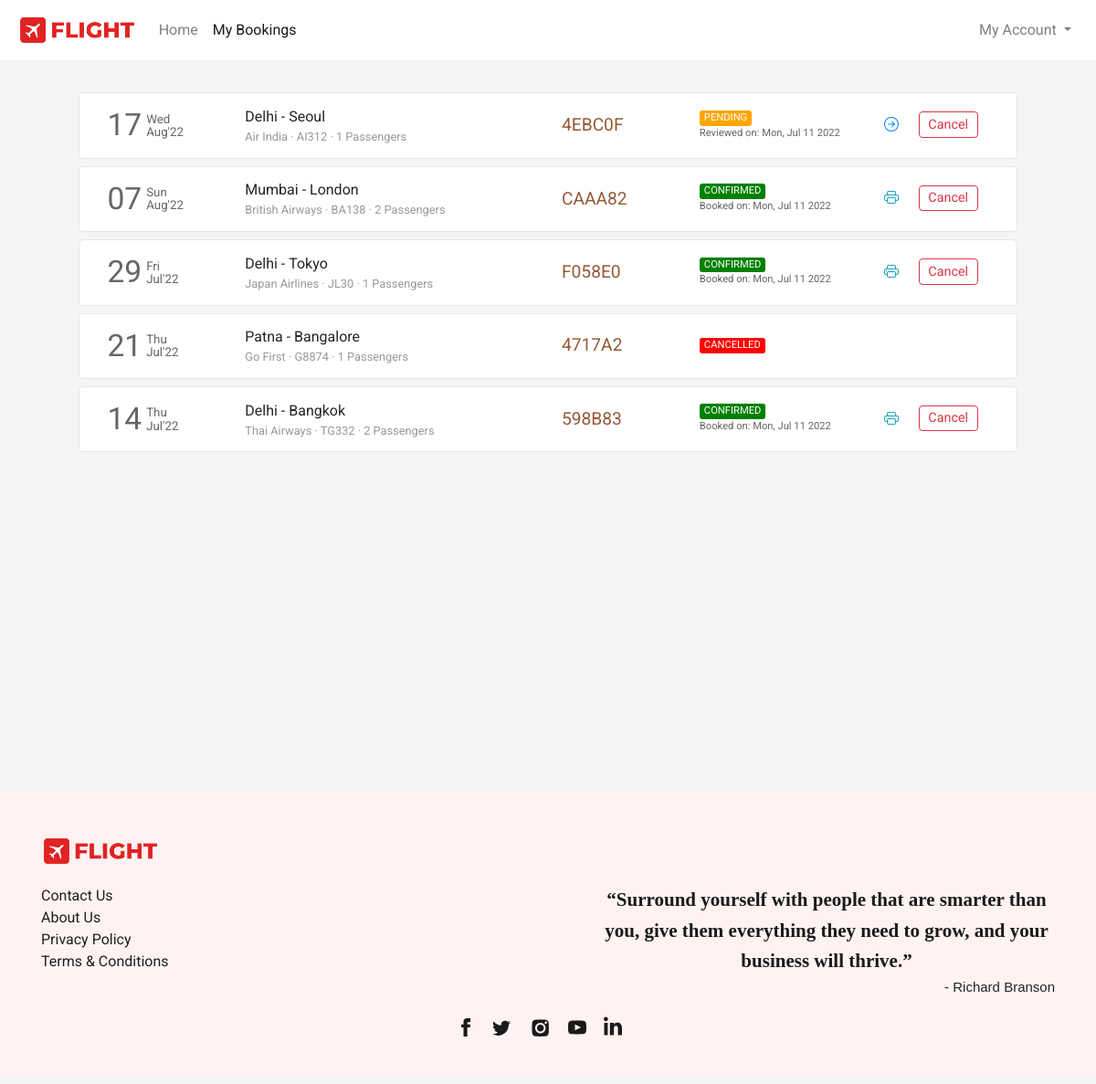
The app's page /flight/bookings (signed in) with its own data.
### flight/models.py (models this page shows, shortened)
class Ticket(models.Model):
    user = models.ForeignKey(User,on_delete=models.CASCADE,related_name="bookings", blank=True, null=True)
    ref_no = models.CharField(max_length=6, unique=True)
    passengers = models.ManyToManyField(Passenger, related_name="flight_tickets")
    flight = models.ForeignKey(Flight, on_delete=models.CASCADE, related_name="tickets", blank=True, null=True)
    flight_ddate = models.DateField(blank=True, null=True)
    flight_adate = models.DateField(blank=True, null=True)
    flight_fare = models.FloatField(blank=True,null=True)
    other_charges = models.FloatField(blank=True,null=True)
    coupon_used = models.CharField(max_length=15,blank=True)
    coupon_discount = models.FloatField(default=0.0)
    total_fare = models.FloatField(blank=True, null=True)
    seat_class = models.CharField(max_length=20, choices=SEAT_CLASS)
    booking_date = models.DateTimeField(default=datetime.now)
    mobile = models.CharField(max_length=20,blank=True)
    email = models.EmailField(max_length=45, blank=True)
    status = models.CharField(max_length=45, choices=TICKET_STATUS)

class Flight(models.Model):
    origin = models.ForeignKey(Place, on_delete=models.CASCADE, related_name="departures")
    destination = models.ForeignKey(Place, on_delete=models.CASCADE, related_name="arrivals")
    depart_time = models.TimeField(auto_now=False, auto_now_add=False)
    depart_day = models.ManyToManyField(Week, related_name="flights_of_the_day")
    duration = models.DurationField(null=True)
    arrival_time = models.TimeField(auto_now=False, auto_now_add=False)
    plane = models.CharField(max_length=24)
    airline = models.CharField(max_length=64)
    economy_fare = models.FloatField(null=True)
    business_fare = models.FloatField(null=True)
    first_fare = models.FloatField(null=True)

class Place(models.Model):
    city = models.CharField(max_length=64)
    airport = models.CharField(max_length=64)
    code = models.CharField(max_length=3)
    country = models.CharField(max_length=64)

### flight/views.py (the view)
# urls.py: path('flight/bookings', views.bookings, name="bookings"),
def bookings(request):
    if request.user.is_authenticated:
        tickets = Ticket.objects.filter(user=request.user).order_by('-booking_date')
        return render(request, 'flight/bookings.html', {
            'page': 'bookings',
            'tickets': tickets
        })
    else:
        return HttpResponseRedirect(reverse('login'))

### flight/templates/flight/bookings.html (shortened to what this page needs)
{% extends 'flight/layout.html' %}
{% load static %}
{% block head %}
    <link rel="stylesheet" href="{% static 'css/bookings_style.css' %}">
{% endblock head %}
{% block body %}
    <section class="section section1">
        <div class="container">
            {% if tickets %}
                {% for ticket in tickets %}
                    <div class="row each-booking-div" id="{{ticket.ref_no}}">
                        <div class="col-2" style="display: flex;">
                            <div style="display: flex; color: #666666; margin-top: auto;">
                                <div>
                                    <span style="font-size: 2.1em;">{{ticket.flight_ddate | date:"d"}}</span>
                                </div>
                                <div style="font-size: smaller; display: flex; margin: auto 0; padding-left: 5px; line-height: 1em;">
                                    <div style="margin: auto;">
                                        <div style="margin-bottom: 1px;">{{ticket.flight_ddate | date:"D"}}</div>
                                        <div style="margin-top: 1px;">{{ticket.flight_ddate | date:"M'y"}}</div>
                                    </div>
                                </div>
                            </div>
                        </div>
                        <div class="col-4 middle-div">
                            <div style="width:100%">
                                <div class="row places-div" style=" display: flex;">
                                    <div style="max-width: 45%;">{{ticket.flight.origin.city}}</div>
                                    <div>&nbsp;-&nbsp;</div>
                                    <div style="max-width: 45%;">{{ticket.flight.destination.city}}</div>
                                </div>
                                <div class="row places-div" style="font-size: .8em; color: #999999; ">
                                    <div style="max-width: 100%;">{{ticket.flight.airline}} &middot; {{ticket.flight.plane}} &middot; {{ticket.passengers.count}} Passengers</div>
                                </div>
                            </div>
                        </div>
                        <div class="col-2 middle-div">
                            <div style="font-size: 1.2em; color: #945937;">{{ticket.ref_no}}</div>
                        </div>
                        <div class="col-2 middle-div">
                            <div>
                                <div class="row status-div">
                                    {% if ticket.status == 'CONFIRMED' %}
                                        <div class="green">{{ticket.status}}</div>
                                    {% endif %}
                                    {% if ticket.status == 'PENDING' %}
                                        <div class="orange">{{ticket.status}}</div>
                                    {% endif %}
                                    {% if ticket.status == 'CANCELLED' %}
                                        <div class="red">{{ticket.status}}</div>
                                    {% endif %}
                                </div>
                                <div class="row booking-date-div" style="font-size: .7em; color: #666;">
                                    {% if ticket.status == 'CONFIRMED' %}
                                        Booked on: {{ticket.booking_date | date:"D, M d Y"}}
                                    {% endif %}
                                    {% if ticket.status == 'PENDING' %}
                                        Reviewed on: {{ticket.booking_date | date:"D, M d Y"}}
                                    {% endif %}
                                </div>
                            </div>
                        </div>
                        <div class="col-2 last-div">
                            <div>
                                <div class="ticket-action-div">
                                    {% if ticket.status == 'CONFIRMED' %}
                                        <form action="{% url 'getticket' %}" method="get" target="_blank">
                                            <button type="submit" class="btn btn-outline-info btnp pbtn">
                                            </button>
                                        </form>
                                        <button class="btn btn-outline-danger btnp cbtn"  data-ref="{{ticket.ref_no}}" onclick="popup(this)">Cancel</button>
                                    {% endif %}
                                    {% if ticket.status == 'PENDING' %}
                                        <form action="{% url 'resumebooking' %}" method="POST">
                                            <button type="submit" class="btn btn-outline-primary btnp rbtn">
                                            </button>
                                        </form>
                                        <button type="button" class="btn btn-outline-danger btnp cbtn" data-ref="{{ticket.ref_no}}" onclick="popup(this)">Cancel</button>
                                    {% endif %}
                                </div>
                            </div>
                        </div>
                    </div>
                {% endfor %}
            {% endif %}
        </div>
    </section>
{% endblock %}

### flight/static/css/layout_style.css (style rules this page uses)
body { margin: 0px; padding: 0px; font-family: "Rubik", sans-serif; font-weight: normal; font-style: normal; min-width: 250px; }
.section { background-size: cover; background-position: center; background-repeat: no-repeat; padding: 30px 50px; min-height: 100vh; }

### flight/static/css/bookings_style.css (style rules this page uses)
* { font-family: 'Roboto', sans-serif; }
body { background-color: #f5f5f5; word-wrap: break-word; }
.container { cursor: pointer; }
.each-booking-div { width: 96%; margin: 5px auto 8px auto; transition-duration: .4s; padding: 10px 15px; background-color: #fff; border: 1px solid #e6e6e6; border-radius: 5px; }
.btnp { padding: .15rem .6rem; font-size: .9em; margin-top: 3px; margin-bottom: 5px; }
.each-booking-div > div { display: flex; overflow: auto; }
.each-booking-div > div > div { margin-top: auto; margin-bottom: auto; width: 100%; }
.green, .red, .orange { border-radius: 3px; color: white; padding-left: 5px; padding-right: 5px; font-size: .7em; }
.green { background-color: green; }
.red { background-color: red; }
.orange { background-color: orange; }
.ticket-action-div { display: flex; justify-content: space-evenly; }
.pbtn, .rbtn { border: 0; }

### records on screen
Ticket: flight_ddate "17", flight_ddate "Wed", flight_ddate "Aug'22", flight.origin.city "Delhi", flight.destination.city "Seoul", flight.airline "Air India", flight.plane "AI312", passengers.count "1", ref_no "4EBC0F", status "PENDING", booking_date "Mon, Jul 11 2022"
Ticket: flight_ddate "07", flight_ddate "Sun", flight_ddate "Aug'22", flight.origin.city "Mumbai", flight.destination.city "London", flight.airline "British Airways", flight.plane "BA138", passengers.count "2", ref_no "CAAA82", status "CONFIRMED", booking_date "Mon, Jul 11 2022"
Ticket: flight_ddate "29", flight_ddate "Fri", flight_ddate "Jul'22", flight.origin.city "Delhi", flight.destination.city "Tokyo", flight.airline "Japan Airlines", flight.plane "JL30", passengers.count "1", ref_no "F058E0", status "CONFIRMED", booking_date "Mon, Jul 11 2022"
Ticket: flight_ddate "21", flight_ddate "Thu", flight_ddate "Jul'22", flight.origin.city "Patna", flight.destination.city "Bangalore", flight.airline "Go First", flight.plane "G8874", passengers.count "1", ref_no "4717A2", status "CANCELLED"
Ticket: flight_ddate "14", flight_ddate "Thu", flight_ddate "Jul'22", flight.origin.city "Delhi", flight.destination.city "Bangkok", flight.airline "Thai Airways", flight.plane "TG332", passengers.count "2", ref_no "598B83", status "CONFIRMED", booking_date "Mon, Jul 11 2022"
